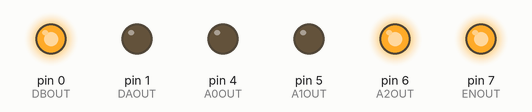
The sketch below on a simulated Arduino Uno, built with avr-gcc and run on an emulated ATmega328P. On the bench: output pins drawn as LEDs (lit = HIGH).

Above: at 0.1 s.
Timing chart, 0 to 1.6 s (numbered marks = the images above):
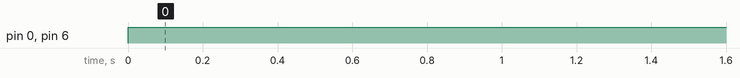

Measured:
- by itself, pin 0 (DBOUT), pin 6 (A2OUT): LOW → HIGH at 0.00 s

The sketch:

TurnONSwitchLeds.ino
```cpp
#include "SPI.h"

boolean LED1 =false;
int count=0;
int ENOUT=7;
int DAOUT=1;
int DBOUT=0;
int A0OUT=4;
int A1OUT=5;
int A2OUT=6;

void writeOut(){


  digitalWrite(DBOUT,true);

  digitalWrite(A2OUT,true);
  digitalWrite(A1OUT,false);
  digitalWrite(A0OUT,false);


}

void setup() {
  // put your setup code here, to run once:
  LED1=true;
  pinMode(ENOUT,OUTPUT);
  pinMode(DAOUT,OUTPUT);
  pinMode(DBOUT,OUTPUT);
  pinMode(A0OUT,OUTPUT);
  pinMode(A1OUT,OUTPUT);
  pinMode(A2OUT,OUTPUT);
  digitalWrite(ENOUT,true);
}


void loop() {
  // put your main code here, to run repeatedly:

  writeOut();


}
```
